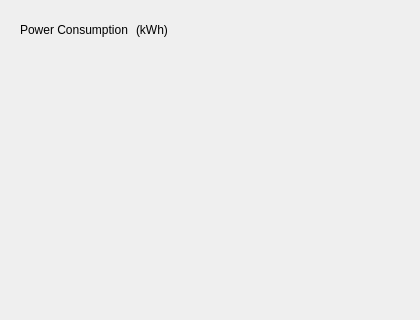
<?xml version='1.0' encoding='utf-8'?>
<ui version="4.0">
 <class>PowerChart</class>
 <widget class="QWidget" name="PowerChart">
  <property name="geometry"><rect><x>0</x><y>0</y><width>420</width><height>320</height></rect></property>
  <layout class="QVBoxLayout" name="powerRoot">
   <property name="leftMargin"><number>0</number></property><property name="topMargin"><number>0</number></property>
   <property name="rightMargin"><number>0</number></property><property name="bottomMargin"><number>0</number></property>
   <property name="spacing"><number>0</number></property>
   <item>
    <widget class="QCustomGlassFrame" name="powerGlass">
     <property name="backdropSource" stdset="0"><string>wallpaper</string></property>
     <property name="cornerRadius" stdset="0"><number>26</number></property>
     <layout class="QVBoxLayout" name="powerLayout">
      <property name="leftMargin"><number>20</number></property><property name="topMargin"><number>18</number></property>
      <property name="rightMargin"><number>20</number></property><property name="bottomMargin"><number>16</number></property>
      <property name="spacing"><number>10</number></property>
      <item>
       <layout class="QHBoxLayout" name="powerHeader">
        <property name="spacing"><number>8</number></property>
        <item>
         <widget class="QLabel" name="powerTitle">
          <property name="text"><string>Power Consumption</string></property>
          <property name="role" stdset="0"><string>cardTitle</string></property>
         </widget>
        </item>
        <item>
         <widget class="QLabel" name="powerUnit">
          <property name="text"><string>(kWh)</string></property>
          <property name="role" stdset="0"><string>mutedSm</string></property>
         </widget>
        </item>
        <item>
         <spacer name="powerHeaderSpacer">
          <property name="orientation"><enum>Qt::Horizontal</enum></property>
          <property name="sizeHint" stdset="0"><size><width>10</width><height>10</height></size></property>
         </spacer>
        </item>
        <item>
         <widget class="QCustomQLabel" name="powerMenu">
          <property name="minimumSize"><size><width>24</width><height>24</height></size></property>
          <property name="maximumSize"><size><width>24</width><height>24</height></size></property>
          <property name="iconName" stdset="0"><string>feather/more-horizontal</string></property>
          <property name="role" stdset="0"><string>appsIcon</string></property>
         </widget>
        </item>
       </layout>
      </item>
      <item>
       <widget class="QCustomMiniBarChart" name="powerBars">
        <property name="sizePolicy"><sizepolicy hsizetype="Expanding" vsizetype="Expanding"><horstretch>0</horstretch><verstretch>1</verstretch></sizepolicy></property>
        <property name="valuesCsv" stdset="0"><string>90,120,169,60,130,105</string></property>
        <property name="labelsCsv" stdset="0"><string>Jan,Feb,Mar,Apr,May,Jun</string></property>
        <property name="yLabelsCsv" stdset="0"><string>0,50,90,130,170</string></property>
        <property name="highlightIndexProp" stdset="0"><number>2</number></property>
        <property name="calloutText" stdset="0"><string>169 kWh</string></property>
        <property name="hoverSuffix" stdset="0"><string> kWh</string></property>
        <property name="barWidth" stdset="0"><number>14</number></property>
        <property name="cornerRadius" stdset="0"><number>7</number></property>
        <property name="showLabels" stdset="0"><bool>true</bool></property>
       </widget>
      </item>
     </layout>
    </widget>
   </item>
  </layout>
 </widget>
 <customwidgets>
  <customwidget><class>QCustomGlassFrame</class><extends>QFrame</extends><header>Custom_Widgets.QCustomGlassFrame</header><container>1</container></customwidget>
  <customwidget><class>QCustomQLabel</class><extends>QLabel</extends><header>Custom_Widgets.QCustomQLabel</header><container>0</container></customwidget>
  <customwidget><class>QCustomMiniBarChart</class><extends>QWidget</extends><header>Custom_Widgets.QCustomMiniBarChart</header><container>0</container></customwidget>
 <customwidget><class>QPushButton</class><extends>QPushButton</extends><header location="global">Custom_Widgets.Theme.h</header><container>1</container></customwidget><customwidget><class>QLabel</class><extends>QLabel</extends><header location="global">Custom_Widgets.Theme.h</header><container>1</container></customwidget></customwidgets>
 <connections />
</ui>
